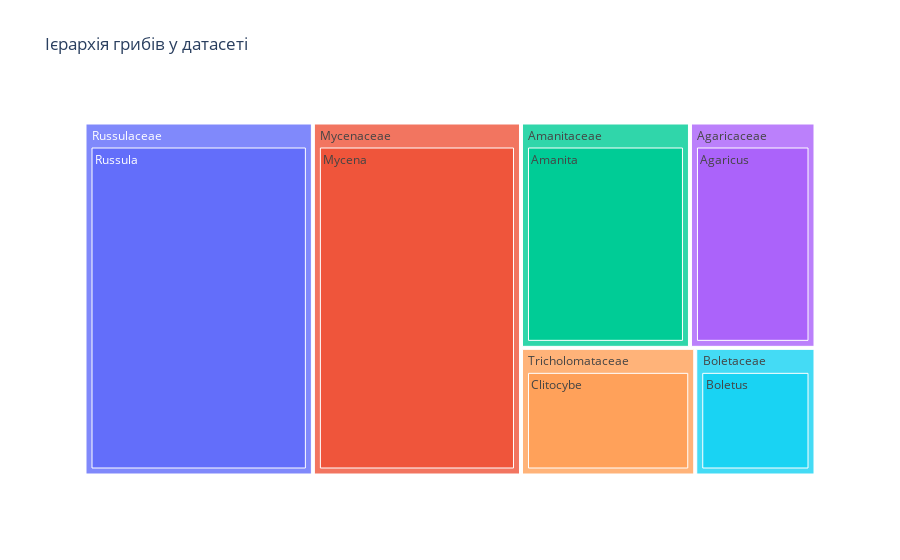

Notebook cell for this chart:
### Code cell
import plotly.express as px
fig = px.treemap(df, path=['family', 'genus'], title='Ієрархія грибів у датасеті')
fig.show()

### Figure 1 — Plotly figure (JSON) as saved in the notebook; plotly's stock layout.template omitted (floating-point values rounded to 4 significant figures)
{"data": [{"branchvalues": "total", "domain": {"x": [0.0, 1.0], "y": [0.0, 1.0]}, "hovertemplate": "labels=%{label}<br>count=%{value}<br>parent=%{parent}<br>id=%{id}<extra></extra>", "ids": ["Mycenaceae/Mycena", "Agaricaceae/Agaricus", "Russulaceae/Russula", "Boletaceae/Boletus", "Amanitaceae/Amanita", "Tricholomataceae/Clitocybe", "Mycenaceae", "Agaricaceae", "Russulaceae", "Boletaceae", "Amanitaceae", "Tricholomataceae"], "labels": ["Mycena", "Agaricus", "Russula", "Boletus", "Amanita", "Clitocybe", "Mycenaceae", "Agaricaceae", "Russulaceae", "Boletaceae", "Amanitaceae", "Tricholomataceae"], "name": "", "parents": ["Mycenaceae", "Agaricaceae", "Russulaceae", "Boletaceae", "Amanitaceae", "Tricholomataceae", "", "", "", "", "", ""], "values": [10361, 3990, 11370, 2165, 5370, 3137, 10361, 3990, 11370, 2165, 5370, 3137], "type": "treemap"}], "layout": {"legend": {"tracegroupgap": 0}, "title": {"text": "Ієрархія грибів у датасеті"}}}
